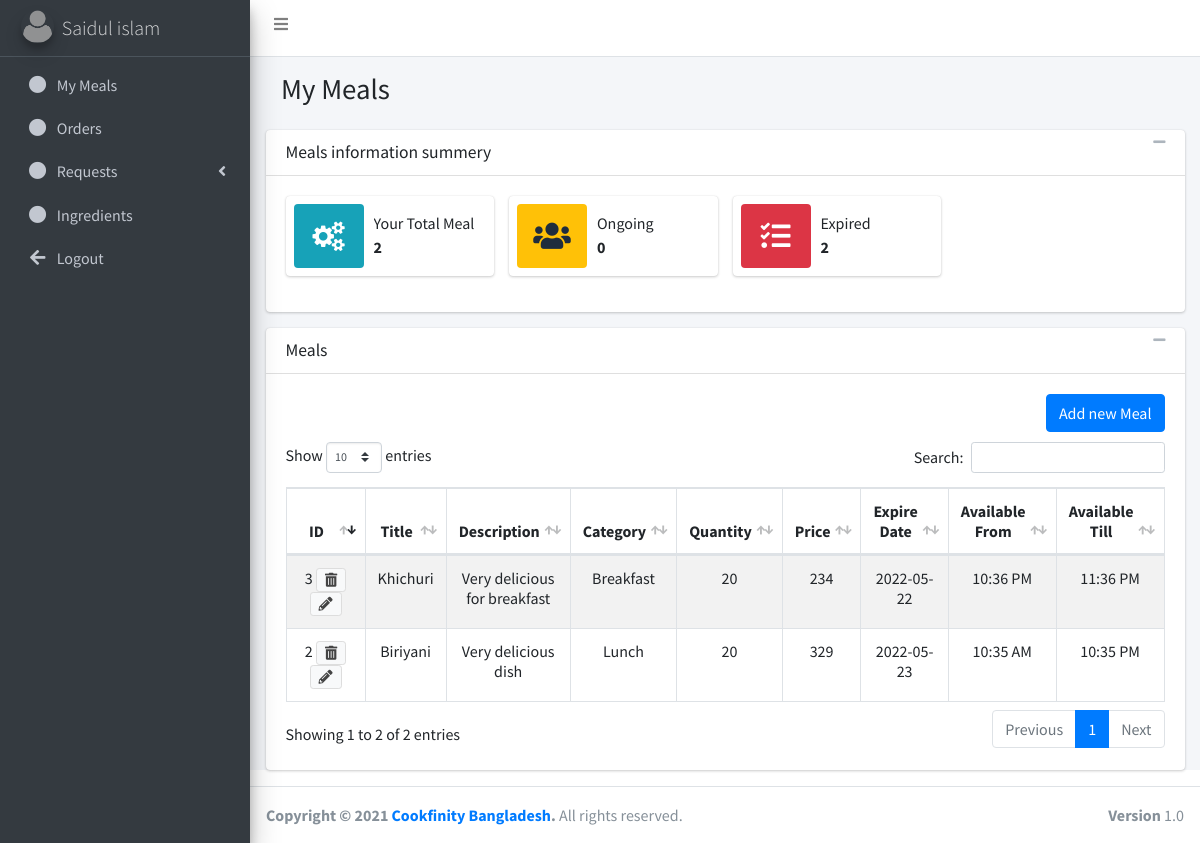
/homecook/?page=my_meals (signed in), run on the app's committed database.
### tables this page shows
CREATE TABLE `users` (
  `id` int(11) NOT NULL,
  `email` varchar(255) NOT NULL,
  `role` int(11) NOT NULL,
  `full_name` varchar(255) NOT NULL,
  `company_name` varchar(255) DEFAULT NULL,
  `own_image` varchar(255) DEFAULT NULL,
  `company_image` varchar(255) DEFAULT NULL,
  `city` int(11) DEFAULT NULL,
  `location` int(11) DEFAULT NULL,
  `phone_number` varchar(255) NOT NULL,
  `pickup_location` varchar(255) DEFAULT NULL,
  `nid_number` int(11) DEFAULT NULL,
  `address` varchar(255) DEFAULT NULL,
  `password` varchar(255) NOT NULL
);

CREATE TABLE `meals` (
  `id` int(11) NOT NULL,
  `uid` int(11) NOT NULL,
  `title` varchar(255) NOT NULL,
  `description` varchar(255) NOT NULL,
  `category_id` int(11) NOT NULL,
  `quantity` int(11) NOT NULL,
  `price` int(11) NOT NULL,
  `image` varchar(255) NOT NULL,
  `expire_date` varchar(255) NOT NULL,
  `available_from` varchar(255) NOT NULL,
  `available_till` varchar(255) NOT NULL
);

CREATE TABLE `settings_vars_variables` (
  `id` int(11) NOT NULL,
  `var_id` int(11) NOT NULL,
  `value` varchar(255) NOT NULL
);

### functions.php (called while the page is built, shortened)
<?php
    function getSingleTableRecord($tableName, $columnName, $value){
        $con = $GLOBALS['con'];
        $query = "SELECT * FROM $tableName WHERE $columnName='$value'";
        return mysqli_fetch_array(mysqli_query($con, $query));
    }
    function getUserNameById($uid){
        $con = $GLOBALS['con'];
        $query = "SELECT * FROM users WHERE id='$uid'";
        $result = mysqli_fetch_array(mysqli_query($con, $query));
        return $result['full_name'];
    }
    function countBadgesPerUser($criteria, $uid){
        $con = $GLOBALS['con'];
        switch ($criteria) {
            case 'total_meal':
                $query = "SELECT COUNT(*) FROM meals WHERE `uid`=$uid";
                $result = mysqli_fetch_array(mysqli_query($con, $query));
                return $result['COUNT(*)'];
                break;
            case 'ongoing':
                $query = "SELECT COUNT(*) FROM meals WHERE `uid`=$uid AND CURDATE() <= expire_date";
                $result = mysqli_fetch_array(mysqli_query($con, $query));
                return $result['COUNT(*)'];
                break;
            case 'expired':
                $query = "SELECT COUNT(*) FROM meals WHERE `uid`=$uid AND CURDATE() > expire_date";
                $result = mysqli_fetch_array(mysqli_query($con, $query));
                return $result['COUNT(*)'];
                break;
        }
    }
    function getAllMealDetailsPerUser($uid){
        $con = $GLOBALS['con'];
        $query = "SELECT ml.*,svv.value AS 'category_title' FROM meals AS ml JOIN settings_vars_variables AS svv ON ml.category_id=svv.id WHERE ml.uid=$uid";
        return mysqli_query($con, $query);
    }
    function timeConversion($time){
        $time = explode(":",$time);
        $time[0] = intval($time[0]);
        $str = '';
        if($time[0] > 12){
            $time[0] = $time[0] - 12;
            $str .= 'PM';
        }else{
            $str .= 'AM';
        }
        return $time[0].':'.$time[1].' '.$str;
    }
?>

### homecook/pages/my_meals.php (the view, shortened to what this page needs)
<?php
    $uid = $_SESSION['uid'];
?>
<div class="content-header">
    <div class="container-fluid">
    <div class="row mb-2">
        <div class="col-sm-6">
        <h1 class="m-0">My Meals</h1>
        </div>
    </div>
    </div>
</div>
<div class="card">
  <div class="card-header">
      <h3 class="card-title">Meals information summery</h3>
      <div class="card-tools">
        <button type="button" class="btn btn-tool" data-card-widget="collapse"><i class="fas fa-minus"></i></button>
      </div>
    </div>
  <div class="card-body">
    <div class="row">
      <div class="col-md-3 col-sm-6 col-12">
        <div class="info-box">
          <span class="info-box-icon bg-info"><i class="fa fa-cogs"></i></span>
          <div class="info-box-content">
            <span class="info-box-text">Your Total Meal</span>
            <span class="info-box-number" ><?= countBadgesPerUser('total_meal', $uid) ?></span>
          </div>
        </div>
      </div>
      <div class="col-md-3 col-sm-6 col-12">
        <div class="info-box">
          <span class="info-box-icon bg-warning"><i class="fas fa-users"></i></span>
          <div class="info-box-content">
            <span class="info-box-text">Ongoing</span>
            <span class="info-box-number" ><?= countBadgesPerUser('ongoing', $uid) ?></span>
          </div>
        </div>
      </div>
      <div class="col-md-3 col-sm-6 col-12">
        <div class="info-box">
          <span class="info-box-icon bg-danger"><i class="fas fa-tasks"></i></span>
          <div class="info-box-content">
            <span class="info-box-text">Expired</span>
            <span class="info-box-number"><?= countBadgesPerUser('expired', $uid) ?></span>
          </div>
        </div>
      </div>
    </div>
  </div>
</div>
<div class="card">
    <div class="card-header">
        <h3 class="card-title">Meals</h3>
        <div class="card-tools">
            <button type="button" class="btn btn-tool" data-card-widget="collapse"><i class="fas fa-minus"></i></button>
        </div>
    </div>
    <div class="card-body">
        <div class="float-right">
            <a href="#" data-toggle="modal" data-target="#add_meal" class="btn btn-primary">Add new Meal</a>
        </div>
        <br><br>
        <div class="table-responsive" >
            <table id="example4" class="table table-bordered table-striped text-center">
                <thead>
                    <tr>
                        <th width="80">ID</th>
                        <th>Title</th>
                        <th>Description</th>
                        <th>Category</th>
                        <th>Quantity</th>
                        <th>Price</th>
                        <th>Expire Date</th>
                        <th>Available From</th>
                        <th>Available Till</th>
                    </tr>
                </thead>
                <tbody>
                  <?php
                    $all_data =getAllMealDetailsPerUser($uid);
                    while($row = mysqli_fetch_array($all_data)){
                      ?>
                          <tr >
                            <td>
                                <?= $row['id'] ?>
                                <a onclick="return confirm('do you wanna delete this item ?')" class="btn btn-default btn-sm" href="./pages/delete_meal.php?id=<?= $row['id'] ?>"><i class="fas fa-trash-alt"></i></a>
                                <a class="btn btn-default btn-sm" href="<?= './?page=edit_meal&id='.$row['id'] ?>"><i class="fas fa-pencil-alt"></i></a>
                            </td>
                            <td><?= $row['title'] ?></td>
                            <td><?= $row['description'] ?></td>
                            <td><?= $row['category_title'] ?></td>
                            <td><?= $row['quantity'] ?></td>
                            <td><?= $row['price'] ?></td>
                            <td><?= $row['expire_date'] ?></td>
                            <td><?= timeConversion($row['available_from']) ?></td>
                            <td><?= timeConversion($row['available_till']) ?></td>
                          </tr>
                      <?php
                    }
                  ?>
                </tbody>
            </table>
        </div>
  </div>
</div>

### homecook/index.php (shortened to what this page needs)
<?php
  require_once('../functions.php');
  $uid = $_SESSION['uid'];
  $user_details = getSingleTableRecord('users', 'id', $uid);
  $user_name = getUserNameById($uid);
?>
<!DOCTYPE html>
<html lang="en">
<head>
    <link rel="stylesheet" href="plugins/fontawesome-free/css/all.min.css">
    <link rel="stylesheet" href="https://stackpath.bootstrapcdn.com/font-awesome/4.7.0/css/font-awesome.min.css">
    <link rel="stylesheet" href="https://code.ionicframework.com/ionicons/2.0.1/css/ionicons.min.css">
    <link rel="stylesheet" href="plugins/datatables-bs4/css/dataTables.bootstrap4.min.css">
    <link rel="stylesheet" href="plugins/datatables-responsive/css/responsive.bootstrap4.min.css">
    <link rel="stylesheet" href="https://cdnjs.cloudflare.com/ajax/libs/select2/4.1.0-beta.1/css/select2.min.css">
    <link rel="stylesheet" href="plugins/daterangepicker/daterangepicker.css">
    <link rel="stylesheet"
          href="https://cdnjs.cloudflare.com/ajax/libs/tempusdominus-bootstrap-4/5.0.0-alpha14/css/tempusdominus-bootstrap-4.min.css"/>
    <link rel="stylesheet" href="dist/css/adminlte.min.css">
    <link rel="stylesheet" href="plugins/summernote/summernote-bs4.css">
</head>
<body class="hold-transition sidebar-mini">
<div class="wrapper">
    <nav class="main-header navbar navbar-expand navbar-white navbar-light">
        <ul class="navbar-nav">
            <li class="nav-item">
                <a class="nav-link" data-widget="pushmenu" href="#" role="button"><i class="fas fa-bars"></i></a>
            </li>
        </ul>
    </nav>
  <aside class="main-sidebar sidebar-dark-primary elevation-4">
    <a href="index.php" class="brand-link">
      <img src="../images/users/<?= $user_details['own_image'] ?>" alt="Profile Picture" class="brand-image img-circle elevation-3" style="opacity: .8">
      <span class="brand-text font-weight-light"><?= $user_name ?></span><br>
    </a>
    <div class="sidebar">
      <nav class="mt-2">
        <ul class="nav nav-pills nav-sidebar flex-column" data-widget="treeview" role="menu" data-accordion="false">
          <li class="nav-item">
            <a href="./?page=my_meals" class="nav-link">
              <i class="fas fa-circle nav-icon"></i>
              <p>My Meals</p>
            </a>
          </li>
          <li class="nav-item">
            <a href="./?page=orders" class="nav-link">
              <i class="fas fa-circle nav-icon"></i>
              <p>Orders</p>
            </a>
          </li>
          <li class="nav-item has-treeview">
            <a href="#" class="nav-link">
                <i class="fas fa-circle nav-icon"></i>
                <p>
                    Requests
                    <i class="fas fa-angle-left right"></i>
                </p>
            </a>
          </li>
          <li class="nav-item">
            <a href="./?page=ingredients" class="nav-link">
              <i class="fas fa-circle nav-icon"></i>
              <p>Ingredients</p>
            </a>
          </li>
          <li class="nav-item">
            <a href="./?logout" class="nav-link">
              <i class="nav-icon fas fa-arrow-left"></i>
              <p>Logout</p>
            </a>
          </li>
        </ul>
      </nav>
    </div>
  </aside>
    <div class="content-wrapper">
        <div class="content">
            <div class="container-fluid">
                <?php
                if (empty($_GET['page'])) {
                    include "pages/home.php";
                } else {
                    if (file_exists("pages/" . $_GET['page'] . ".php")) {
                        include "pages/" . $_GET['page'] . ".php";
                    } else {
                        include "pages/home.php";
                    }
                }
                ?>
            </div>
        </div>
    </div>
  <footer class="main-footer">
    <strong>Copyright &copy; 2021 <a href="#">Cookfinity Bangladesh</a>.</strong>
    All rights reserved.
    <div class="float-right d-none d-sm-inline-block">
      <b>Version</b> 1.0
    </div>
  </footer>
</div>
</body>
</html>

### data on the page
users: own_image (placeholder picture), full_name "Saidul islam"
meals: id "2", title "Biriyani", description "Very delicious dish", category.value "Lunch", quantity "20", price "329", expire_date "2022-05-23", available_from "10:35 AM", available_till "10:35 PM"
meals: id "3", title "Khichuri", description "Very delicious for breakfast", category.value "Breakfast", quantity "20", price "234", expire_date "2022-05-22", available_from "10:36 PM", available_till "11:36 PM"

### other printed values
countBadgesPerUser('total_meal', $uid) "2"
countBadgesPerUser('ongoing', $uid) "0"
countBadgesPerUser('expired', $uid) "2"
